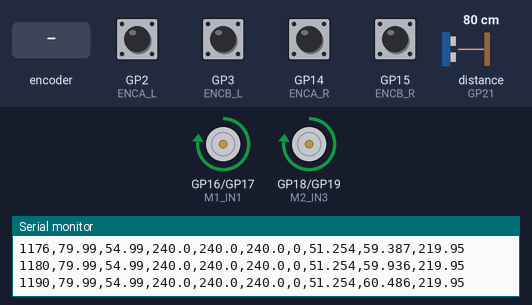
Simulated run of this sketch. Board: Raspberry Pi Pico. On the bench: motor-driver pin pairs drawn as motors (green arrow = first pin HIGH = forward, orange = second pin HIGH = backward, longer = more drive), the last lines printed to the serial monitor. Wiring (inferred from the names in the program): ultrasonic range finder: trigger GP20; echo GP21. Inputs (shaded band) come from the test bench; at power-on: GP2 (ENCA_L), GP3 (ENCB_L), GP14 (ENCA_R), GP15 (ENCB_R) HIGH, distance to the obstacle (sensor on GP21) 80 cm. The echo pulse lasts 58.3 µs per cm.

Above: at 3.7 s.
3.8 s: distance to the obstacle (sensor on GP21) set to 9 cm
At 5.5 s:
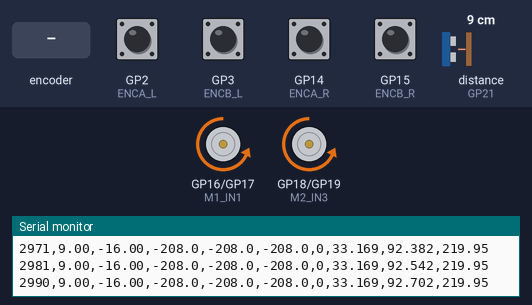
5.8 s: distance to the obstacle (sensor on GP21) set to 18 cm
At 7.5 s:
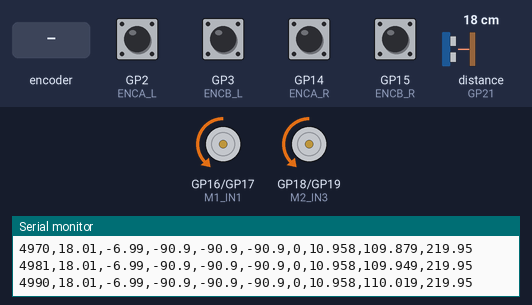
7.8 s: distance to the obstacle (sensor on GP21) set to 35 cm
At 8.9 s:
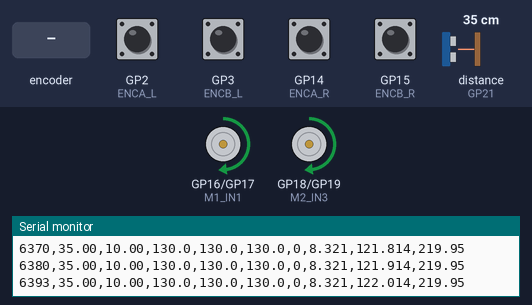
10.0 s: rotary encoder on GP2 (ENCA_L) / GP3 (ENCB_L) turned 2 steps (second pin leading)
At 10.16 s:
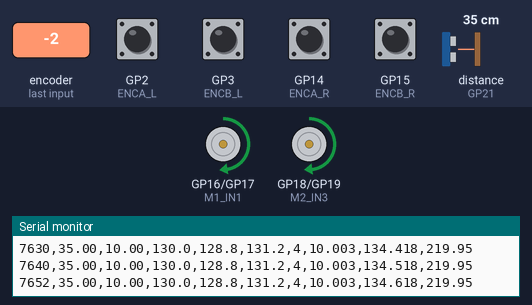
11.9 s: rotary encoder on GP2 (ENCA_L) / GP3 (ENCB_L) turned 3 steps (first pin leading)
At 12.24 s:
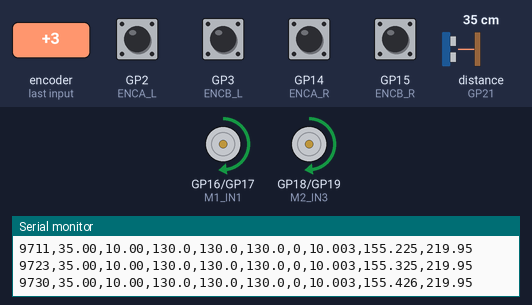
14.0 s: distance to the obstacle (sensor on GP21) set to 2 cm
At 14.6 s:
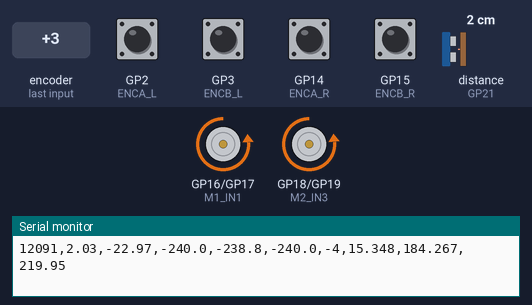
Timing chart, 0 to 16.6 s (numbered marks = the images above; inputs shaded):
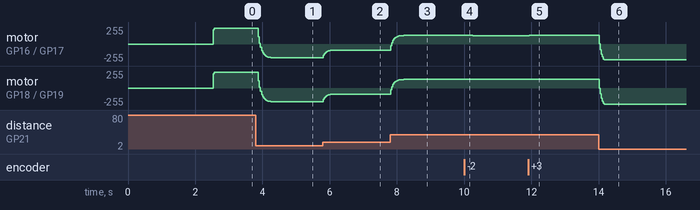

Measured:
- after the input at 3.8 s, motor on GP16 (M1_IN1) / GP17 (M1_IN2), motor on GP18 (M2_IN3) / GP19 (M2_IN4): moves from forward 240/255 to backward 207/255 over 0.51 s, starting after 0.08 s
- after the input at 5.8 s, motor on GP16 (M1_IN1) / GP17 (M1_IN2), motor on GP18 (M2_IN3) / GP19 (M2_IN4): moves from backward 207/255 to backward 90/255 over 0.57 s, starting at once
- after the input at 7.8 s, motor on GP16 (M1_IN1) / GP17 (M1_IN2), motor on GP18 (M2_IN3) / GP19 (M2_IN4): moves from backward 90/255 to forward 130/255 over 0.72 s, starting at once
- after the input at 10.0 s, motor on GP16 (M1_IN1) / GP17 (M1_IN2): forward 130/255 → forward 129/255 at once, → forward 128/255 0.08 s later, → forward 127/255 0.17 s later; motor on GP18 (M2_IN3) / GP19 (M2_IN4): forward 130/255 → forward 131/255 after 0.08 s, → forward 132/255 0.17 s later
- after the input at 14.0 s, motor on GP16 (M1_IN1) / GP17 (M1_IN2): forward 131/255 → backward 238/255 at once; motor on GP18 (M2_IN3) / GP19 (M2_IN4): forward 128/255 → backward 240/255 at once

The sketch:

robot_follower_older_version.ino
```cpp
// ================================================================
//  ROBOT FOLLOWER — with CSV serial output for analysis
//  Baud: 115200
//  CSV columns: time_ms, dist, error, v_base, pwm_L, pwm_R,
//               drift, rms_error, iae, overshoot
// ================================================================
#include "hardware/gpio.h"

// ================================================================
//  PINS
// ================================================================
#define ENCA_L   2
#define ENCB_L   3
#define ENCA_R   14
#define ENCB_R   15
#define M1_IN1   16
#define M1_IN2   17
#define M2_IN3   18
#define M2_IN4   19
#define TRIG_PIN 20
#define ECHO_PIN 21

// ================================================================
//  ENCODER
// ================================================================
volatile int32_t ticksLeft  = 0;
volatile int32_t ticksRight = 0;
volatile uint8_t prevLeft   = 0;
volatile uint8_t prevRight  = 0;

const int8_t quadTable[16] = {
   0, +1, -1,  0,
  -1,  0,  0, +1,
  +1,  0,  0, -1,
   0, -1, +1,  0
};

inline uint8_t readLeft()  { return (gpio_get(ENCA_L) << 1) | gpio_get(ENCB_L); }
inline uint8_t readRight() { return (gpio_get(ENCA_R) << 1) | gpio_get(ENCB_R); }

void isrLeft() {
  uint8_t curr = readLeft();
  ticksLeft += quadTable[(prevLeft << 2) | curr];
  prevLeft = curr;
}
void isrRight() {
  uint8_t curr = readRight();
  ticksRight += quadTable[(prevRight << 2) | curr];
  prevRight = curr;
}

// ================================================================
//  TUNING
// ================================================================
const float DESIRED_CM  = 25.0f;
const float Kp_dist     = 13.0f;
const float Ki_dist     = 0.0f;
const float Kd_dist     = 0.0f;
const float Kp_align    = 0.3f;

// ================================================================
//  STATE
// ================================================================
float filteredDist   = 25.0f;
float v_base         = 0.0f;
float integral_dist  = 0.0f;
float prevError_dist = 0.0f;

int32_t tickDrift      = 0;
int32_t prevLeftTicks  = 0;
int32_t prevRightTicks = 0;

unsigned long lastTime  = 0;
unsigned long lastUS    = 0;
unsigned long startTime = 0;

// ================================================================
//  ERROR METRICS STATE
// ================================================================
float  sumSquaredError = 0.0f;
float  iae             = 0.0f;     // integral of absolute error
int    errorCount      = 0;
float  peakDist        = 0.0f;    // for overshoot calculation
float  rmsError        = 0.0f;    // updated every 1s
float  overshootPct    = 0.0f;
bool   testPhase       = false;   // flag: set true when you start a test
float  phaseStartDist  = 0.0f;   // distance at start of test phase

// ================================================================
//  MOTOR
// ================================================================
void setMotor(float L, float R) {
  L = constrain(L, -240, 240);
  R = constrain(R, -240, 240);
  analogWrite(M1_IN1, L > 0 ? (int)L : 0);
  analogWrite(M1_IN2, L < 0 ? (int)(-L) : 0);
  analogWrite(M2_IN3, R > 0 ? (int)R : 0);
  analogWrite(M2_IN4, R < 0 ? (int)(-R) : 0);
}

void stopMotors() {
  analogWrite(M1_IN1, 0); analogWrite(M1_IN2, 0);
  analogWrite(M2_IN3, 0); analogWrite(M2_IN4, 0);
}

// ================================================================
//  ULTRASONIC
// ================================================================
void updateUltrasonic() {
  if (millis() - lastUS < 25) return;
  lastUS = millis();

  digitalWrite(TRIG_PIN, LOW);
  delayMicroseconds(2);
  digitalWrite(TRIG_PIN, HIGH);
  delayMicroseconds(10);
  digitalWrite(TRIG_PIN, LOW);

  long dur = pulseIn(ECHO_PIN, HIGH, 15000UL);

  float d = (dur > 0) ? dur * 0.0343f / 2.0f : 999.0f;

  if (d < 2.0f || d > 80.0f) {
    filteredDist   = 80.0f;
    v_base         = 240.0f;
    prevError_dist = 80.0f - DESIRED_CM;
    integral_dist  = 100.0f;
    return;
  }

  filteredDist = 0.3f * d + 0.7f * filteredDist;

  float error      = filteredDist - DESIRED_CM;
  float derivative = error - prevError_dist;
  prevError_dist   = error;

  integral_dist   += error;
  integral_dist    = constrain(integral_dist, -100.0f, 100.0f);

  v_base = Kp_dist * error
         + Ki_dist * integral_dist * 0.025f
         + Kd_dist * derivative    / 0.025f;

  v_base = constrain(v_base, -240.0f, 240.0f);
}

// ================================================================
//  ERROR METRICS — update every loop iteration
// ================================================================
void updateMetrics(float error) {
  sumSquaredError += error * error;
  iae             += fabsf(error) * 0.01f;   // × dt (100 Hz)
  errorCount++;

  // Track peak distance for overshoot (only positive direction)
  if (filteredDist > peakDist) peakDist = filteredDist;

  // Overshoot % relative to desired
  if (peakDist > DESIRED_CM)
    overshootPct = (peakDist - DESIRED_CM) / DESIRED_CM * 100.0f;

  // Update RMS every 1 second (100 iterations)
  if (errorCount >= 100) {
    rmsError = sqrt(sumSquaredError / errorCount);
    sumSquaredError = 0;
    errorCount      = 0;
  }
}

// ================================================================
//  SETUP
// ================================================================
void setup() {
  Serial.begin(115200);
  delay(500);

  // Print CSV header
  Serial.println("time_ms,dist_cm,error_cm,v_base,pwm_L,pwm_R,drift,rms_error,iae,overshoot_pct");

  pinMode(ENCA_L, INPUT_PULLUP); pinMode(ENCB_L, INPUT_PULLUP);
  pinMode(ENCA_R, INPUT_PULLUP); pinMode(ENCB_R, INPUT_PULLUP);

  prevLeft  = readLeft();
  prevRight = readRight();

  attachInterrupt(digitalPinToInterrupt(ENCA_L), isrLeft,  CHANGE);
  attachInterrupt(digitalPinToInterrupt(ENCB_L), isrLeft,  CHANGE);
  attachInterrupt(digitalPinToInterrupt(ENCA_R), isrRight, CHANGE);
  attachInterrupt(digitalPinToInterrupt(ENCB_R), isrRight, CHANGE);

  pinMode(M1_IN1, OUTPUT); pinMode(M1_IN2, OUTPUT);
  pinMode(M2_IN3, OUTPUT); pinMode(M2_IN4, OUTPUT);
  pinMode(TRIG_PIN, OUTPUT);
  pinMode(ECHO_PIN, INPUT);

  stopMotors();
  delay(2000);

  startTime = millis();
  lastTime  = millis();
  lastUS    = millis();
}

// ================================================================
//  MAIN LOOP — 100 Hz
// ================================================================
void loop() {
  if (millis() - lastTime < 10) return;
  lastTime += 10;

  updateUltrasonic();

  noInterrupts();
  int32_t left  = ticksLeft;
  int32_t right = ticksRight;
  interrupts();

  int32_t dL = left  - prevLeftTicks;
  int32_t dR = right - prevRightTicks;
  prevLeftTicks  = left;
  prevRightTicks = right;

  tickDrift += dL - dR;

  float v_corr = constrain(Kp_align * tickDrift, -40.0f, 40.0f);

  float pwm_L = v_base - v_corr;
  float pwm_R = v_base + v_corr;

  setMotor(pwm_L, pwm_R);

  float error = filteredDist - DESIRED_CM;
  updateMetrics(error);

  // ── CSV output every iteration ──
  Serial.print(millis() - startTime);  Serial.print(",");
  Serial.print(filteredDist, 2);       Serial.print(",");
  Serial.print(error, 2);              Serial.print(",");
  Serial.print(v_base, 1);            Serial.print(",");
  Serial.print(constrain(pwm_L, -240, 240), 1); Serial.print(",");
  Serial.print(constrain(pwm_R, -240, 240), 1); Serial.print(",");
  Serial.print(tickDrift);             Serial.print(",");
  Serial.print(rmsError, 3);          Serial.print(",");
  Serial.print(iae, 3);               Serial.print(",");
  Serial.println(overshootPct, 2);
}
```
